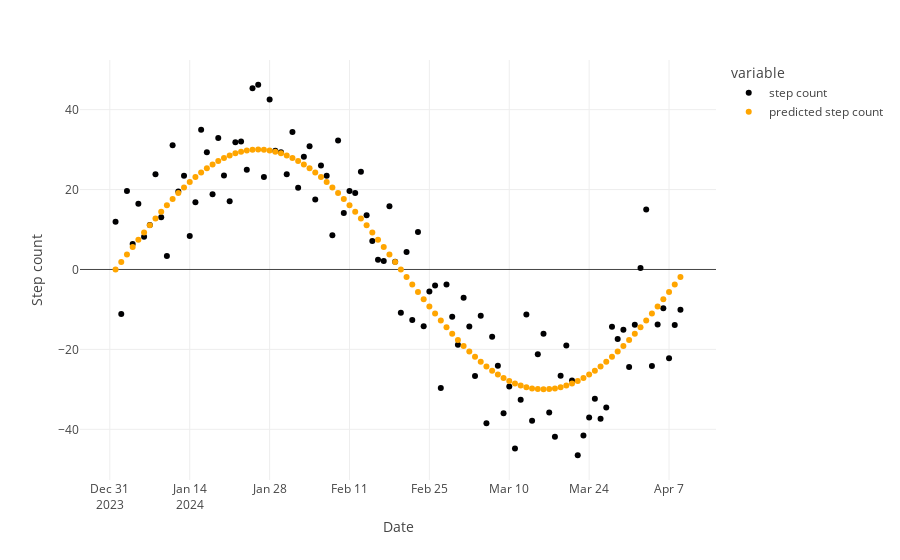

Notebook cell for this chart:
### Code cell
import streamlit as st
import numpy as np
import pandas as pd
import plotly.express as px
import forecast as fc

N = 100
# create random x and y values
start_date = pd.to_datetime('2024-01-01')
dates = pd.date_range(start=start_date, periods=N , freq='D')
y = [30 * np.sin(2 * np.pi * i / 100) + 10 * np.random.randn() for i, _ in enumerate(dates)]
y_hat = [30 * np.sin(2 * np.pi * i / 100) for i, _ in enumerate(dates)]
df = pd.DataFrame({'Date':dates, 'step count':y, 'predicted step count':y_hat})
fig = px.scatter(df, x='Date', y=['step count', 'predicted step count'], color_discrete_map={'predicted step count':'orange'})
fig.update_yaxes(title_text='Step count')



# https://www.statsmodels.org/stable/generated/statsmodels.tsa.arima.model.ARIMA.html
